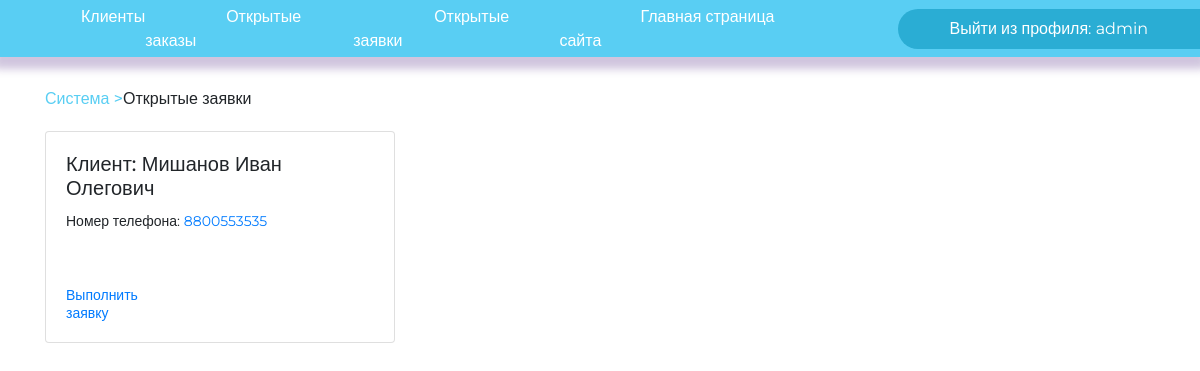
The page /agent/calls/ (signed in) on the database its author committed.
### djangoApp/models.py (models this page shows)
class Calls(models.Model):
    surname = models.CharField(max_length=30)
    name = models.CharField(max_length=30)
    patronymic = models.CharField(max_length=30)
    contact_numberRegex = RegexValidator(regex=r'^((8|\+7)[\- ]?)?(\(?\d{3}\)?[\- ]?)?[\d\- ]{7,10}$',
                                         message="Номер телефона введен в неверном формате! Пример: +79261234567, 89261234567, 79261234567, 123-45-67 и т.п.")
    contact_number = models.CharField(
        validators=[contact_numberRegex], max_length=13, blank=True)

### djangoApp/views.py (the view)
# urls.py: path('agent/calls/', CallsView.as_view(), name = "calls"),
class CallsView(LoginRequiredMixin, ListView):
    redirect_field_name = None
    model = Calls
    template_name = 'call_request.html'
    context_object_name = 'call_requests'

### djangoApp/templates/call_request.html (shortened to what this page needs)
{% extends 'secret_panel.html' %}
{%block currPath%}
<div class="path"><a href="/agent/">Система ></a><span class="nextPath">Открытые заявки</span></div>
{%endblock%}
{% block  content %}
{%if call_requests%}
<div class="row row-cols-2 row-cols-md-3 g-4">
    {% for call in call_requests %}
    {% include 'call_card.html' %}
    {% endfor %}
</div>
{%else%}
<h1 class="semi-text text-muted">Заявки - отсутствуют</h1>
{%endif%}
{% endblock %}

### djangoApp/templates/secret_panel.html (shortened to what this page needs)
<!DOCTYPE HTML PUBLIC "-//W3C//DTD HTML 4.01//EN" "http://www.w3.org/TR/html4/strict.dtd">
<html>
<head>
    <link rel="stylesheet" type="text/css" href="/static/css/style.css">
    <link rel="stylesheet" href="https://cdn.jsdelivr.net/npm/bootstrap@4.5.3/dist/css/bootstrap.min.css"
>
</head>
<body>
    <header>
        <nav class="menu" style="background-color: #59CEF3;">
            {% if request.user.is_authenticated %}
            <ul>
                <li><a href="/agent/clients">Клиенты</a></li>
                <li><a href="/agent/">Открытые заказы</a></li>
                <li><a href="/agent/calls/">Открытые заявки</a></li>
                <li><a href="/">Главная страница сайта</a></li>
            </ul>
            <a href="{% url 'logout' %}" class="btn btn-primary" id="logout">Выйти из профиля: {{user.username}}</a>
            {% else %}
            <span class="text-light ml-3">Требуется авторизация! Покиньте эту страницу если вы попали на нее
                случайно.</span>
            {% endif %}
        </nav>
    </header>
    <div class="container">
        {% block currPath %}{% endblock %}
        {% block content %}
        {% endblock %}
    </div>
</body>
</html>

### djangoApp/templates/call_card.html
{% block content %}
    <div class="col">
        <div class="card" style = "margin-top: 20px;">
            <div class="card-body">
                <h5 class="card-title">Клиент: {{ call.surname }} {{ call.name }} {{ call.patronymic }}</h5>
                <div class="card-text">
                    <p>Номер телефона: <a href="#">{{ call.contact_number }}</a></p>
                </div>
            </div>
            <div class="card-body">
                <div class="row">
                    <div class="col-5">
                        <a href="delete-call/{{call.id}}" class="card-link">Выполнить заявку</a>
                    </div>
                </div>
            </div>
        </div>
    </div>
{% endblock %}

### djangoApp/static/css/style.css (style rules this page uses)
body { margin: 0px; padding: 0px 0px 0px; font-family: 'Montserrat', sans-serif !important; font-style: normal !important; font-weight: normal !important; min-height: 100vh; }
.card { font-size: 14px !important; line-height: 18px; margin-top: 50px; }
.btn-primary { display: flex !important; background-color: #59CEF3 !important; height: 40px !important; border-radius: 7px !important; line-height: 1.5 !important; align-items: center !important; justify-content: center !important; font-size: 20 !important; text-decoration: none !important; color: #fff; border: none !important; }
header .menu { background-color: #ED9E72; padding: 15px 0px 15px 0px; display: flex; align-items: center; box-shadow: 0px 6px 8px 6px rgba(69, 26, 124, 0.25); height: 57px; flex-direction: row; z-index: 3; }
header .menu a { margin-left: 81px; color: #fff; text-decoration: none; }
header .menu #logout { background-color: #2aadd4 !important; width: 306px; height: 100%; border-radius: 30px 0 0 30px !important; }
header .menu ul { margin-left: auto; padding: 0; margin: 0; margin-left: auto; list-style-type: none; display: flex; }
.path { margin-top: 30px; }
.path a { color: #59CEF3 !important; text-decoration: none !important; font-weight: 500; font-size: 20; }

### rows shown on the page
Calls: surname "Мишанов", name "Иван", patronymic "Олегович", contact_number "8800553535"

### other values the page prints
{{ user.username }} "admin"
